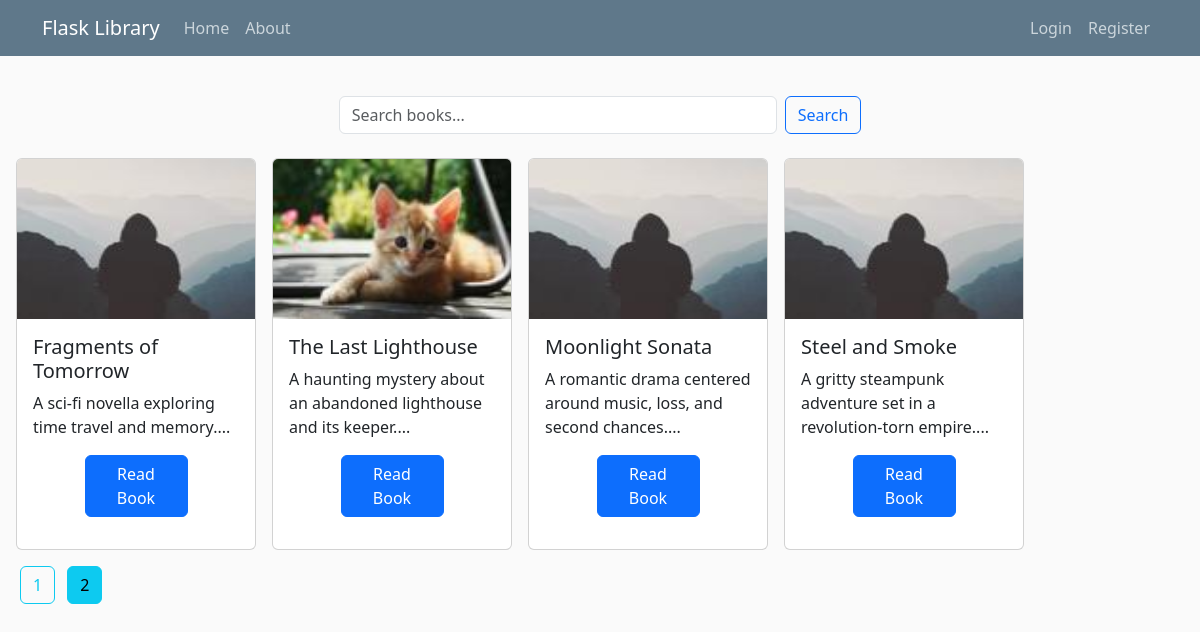
The page /home?page=2 on the database its author committed.
### flasklibrary/models.py (models this page shows, shortened)
class Book(db.Model):
    id = db.Column(db.Integer, primary_key= True)
    title =  db.Column(db.String(100), nullable=False)
    published_date = db.Column(db.DateTime, nullable = False, default = datetime.utcnow )
    pages = db.Column(db.Integer, nullable=False)
    isbn = db.Column(db.String(50), unique= True,nullable=False)
    description = db.Column(db.String(100),nullable=False)
    image_file = db.Column(db.String(100), nullable=False)
    content = db.Column(db.Text, nullable = False)

### flasklibrary/routes.py (the view)
@app.route("/")
@app.route("/home")
def home():
    search_query = request.args.get('q', '')
    page = request.args.get('page', 1, type=int)
    if search_query:
        books_query = Book.query.filter(
            or_(
                Book.title.ilike(f'%{search_query}%'),
                Book.description.ilike(f'%{search_query}%'),
                Book.isbn.ilike(f'%{search_query}%'),
                Book.content.ilike(f'%{search_query}%')
            )
        ).order_by(Book.published_date.desc())
        books = books_query.paginate(page=page, per_page=10)
        if not books.items:
            flash(f"No results found for '{search_query}'.", 'warning')
    else:
        books = Book.query.order_by(Book.published_date.desc()).paginate(page=page, per_page=10)
    return render_template('home.html', books=books)

### flasklibrary/templates/home.html (shortened to what this page needs)
{% extends "layout.html" %}
{% block content %}
<div class="w-100 d-flex justify-content-center">
  <form method="GET" action="{{ url_for('home') }}" class="mb-4 d-flex w-75 justify-content-center">
    <input type="text" name="q" class="form-control me-2 w-50" placeholder="Search books..." value="{{ request.args.get('q', '') }}">
    <button type="submit" class="btn btn-outline-primary">Search</button>
  </form>
</div>
  {% for book in books.items %}
    <div class="card me-3 mb-3" style="width: 15rem;">
      <img src="{{ url_for('static', filename='profile_pics/' + book.image_file) }}" class="card-img-top" alt="Book image" style="height: 10rem;">
      <div class="card-body">
        <h5 class="card-title">{{ book.title }}</h5>
        <p class="card-text">{{ book.description[:100] }}...</p>
        <a href="{{ url_for('read_book', book_id=book.id) }}" class="btn btn-primary d-block mx-auto mb-3 w-50">Read Book</a>
      </div>
    </div>
  {% endfor %}
<div class="w-100">
  {% for page_num in books.iter_pages(left_edge=1, right_edge=1, left_current=1, right_current=2) %}
    {% if page_num %}
      {% if books.page == page_num %}
        <a class="btn btn-info mb-4 mx-1" href="{{ url_for('home', page=page_num, q=request.args.get('q')) }}">{{ page_num }}</a>
      {% else %}
        <a class="btn btn-outline-info mb-4 mx-1" href="{{ url_for('home', page=page_num, q=request.args.get('q')) }}">{{ page_num }}</a>
      {% endif %}
    {% else %}
      <span class="mx-2 mb-4">…</span>
    {% endif %}
  {% endfor %}
</div>
{% endblock content %}

### flasklibrary/static/main.css (style rules this page uses)
body { background: #fafafa; color: #333333; margin-top: 5rem; }
h1, h2, h3, h4, h5, h6 { color: #444444; }

### rows shown on the page
Book: image_file (picture), title "Fragments of Tomorrow", description "A sci-fi novella exploring time travel and memory."
Book: image_file (picture), title "The Last Lighthouse", description "A haunting mystery about an abandoned lighthouse and its keeper."
Book: image_file (picture), title "Moonlight Sonata", description "A romantic drama centered around music, loss, and second chances."
Book: image_file (picture), title "Steel and Smoke", description "A gritty steampunk adventure set in a revolution-torn empire."

### other values the page prints
{{ page_num }} "1"
{{ page_num }} "2"
